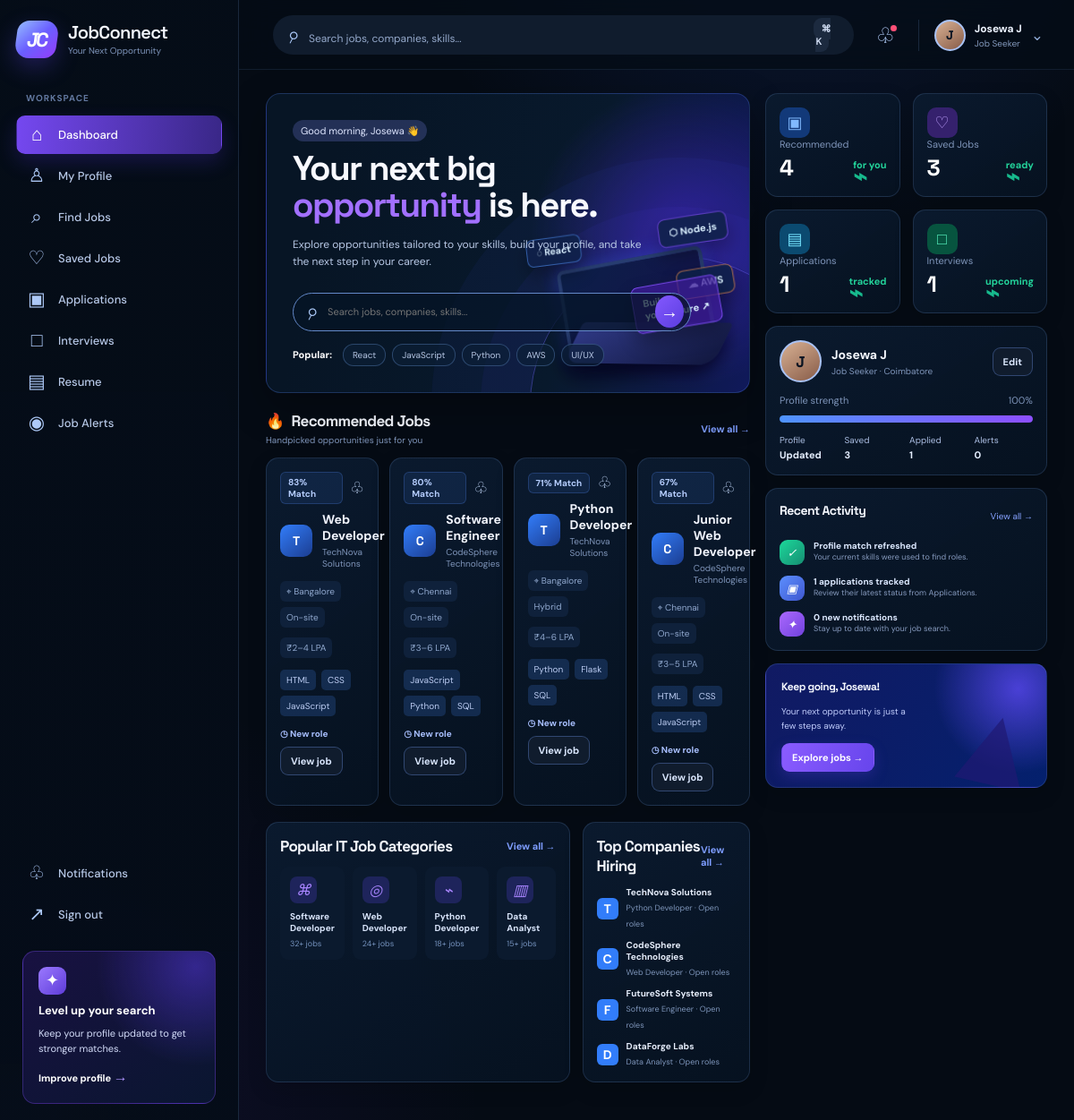
/dashboard (signed in), run on the app's committed database.
### tables this page shows
CREATE TABLE users (
            id INTEGER PRIMARY KEY AUTOINCREMENT,
            username TEXT UNIQUE NOT NULL,
            full_name TEXT NOT NULL,
            email TEXT UNIQUE NOT NULL,
            phone TEXT,
            password_hash TEXT NOT NULL,
            role TEXT NOT NULL,
            location TEXT,
            profile_image TEXT,
            created_at TEXT NOT NULL DEFAULT CURRENT_TIMESTAMP
        );

CREATE TABLE companies (
            id INTEGER PRIMARY KEY AUTOINCREMENT,
            recruiter_id INTEGER,
            company_name TEXT NOT NULL,
            logo TEXT,
            description TEXT,
            industry TEXT,
            location TEXT,
            website TEXT,
            employee_count INTEGER,
            created_at TEXT NOT NULL DEFAULT CURRENT_TIMESTAMP,
            FOREIGN KEY(recruiter_id) REFERENCES users(id)
        );

CREATE TABLE jobs (
            id INTEGER PRIMARY KEY AUTOINCREMENT,
            company_id INTEGER,
            recruiter_id INTEGER,
            title TEXT NOT NULL,
            description TEXT,
            responsibilities TEXT,
            required_skills TEXT,
            preferred_skills TEXT,
            location TEXT,
            salary_min INTEGER,
            salary_max INTEGER,
            employment_type TEXT,
            workplace_type TEXT,
            experience_level TEXT,
            education TEXT,
            deadline TEXT,
            status TEXT DEFAULT 'active',
            created_at TEXT NOT NULL DEFAULT CURRENT_TIMESTAMP,
            FOREIGN KEY(company_id) REFERENCES companies(id),
            FOREIGN KEY(recruiter_id) REFERENCES users(id)
        );

CREATE TABLE skills (
            id INTEGER PRIMARY KEY AUTOINCREMENT,
            name TEXT UNIQUE NOT NULL
        );

### backend/app.py (the view, shortened to what this page needs)
@app.route("/dashboard")
@login_required
def dashboard():
    user = get_current_user()
    if user["role"] == "job_seeker":
        profile_completion = compute_profile_completion(user["id"])
        recommended = get_skill_matches(user["id"])
        saved_jobs = query_jobs()
        saved_count = 0
        if user["id"]:
            conn = get_db_connection()
            saved_count = conn.execute("SELECT COUNT(*) FROM saved_jobs WHERE user_id = ?", (user["id"],)).fetchone()[0]
            app_count = conn.execute("SELECT COUNT(*) FROM applications WHERE user_id = ?", (user["id"],)).fetchone()[0]
            interview_count = conn.execute(
                "SELECT COUNT(*) FROM interviews i JOIN applications a ON a.id = i.application_id WHERE a.user_id = ?",
                (user["id"],),
            ).fetchone()[0]
            notification_count = conn.execute("SELECT COUNT(*) FROM notifications WHERE user_id = ? AND is_read = 0", (user["id"],)).fetchone()[0]
            conn.close()
        return render_template(
            "dashboard.html",
            user=user,
            profile_completion=profile_completion,
            recommended_jobs=recommended[:4],
            saved_jobs_count=saved_count,
            applications_count=app_count,
            upcoming_interviews_count=interview_count,
            unread_notifications_count=notification_count,
            resumes_count=0,
        )

### frontend/templates/dashboard.html (shortened to what this page needs)
{% extends 'base.html' %}
{% block content %}
<div class="dashboard-layout">
  <div class="dashboard-grid">
    <div class="dashboard-main">
      <section class="welcome-card">
        <span class="morning-pill">Good morning, {{ user.full_name.split(' ')[0] }} 👋</span>
        <h1>Your next big <span class="gradient-text">opportunity</span> is here.</h1>
        <p>Explore opportunities tailored to your skills, build your profile, and take the next step in your career.</p>
        <form class="dashboard-search" method="GET" action="{{ url_for('search_results') }}">
          <span class="search-icon">⌕</span><input name="q" placeholder="Search jobs, companies, skills..." /><button type="submit">→</button>
        </form>
        <div class="popular-searches"><b>Popular:</b><a href="{{ url_for('jobs', q='React') }}">React</a><a href="{{ url_for('jobs', q='JavaScript') }}">JavaScript</a><a href="{{ url_for('jobs', q='Python') }}">Python</a><a href="{{ url_for('jobs', q='AWS') }}">AWS</a><a href="{{ url_for('jobs', q='UI UX') }}">UI/UX</a></div>
        <div class="tech-scene" aria-hidden="true">
          <span class="floating-tech tech-react">◌ React</span><span class="floating-tech tech-node">⬡ Node.js</span><span class="floating-tech tech-aws">☁ AWS</span><span class="floating-tech future-tag">Build<br />your future ↗</span>
          <div class="tech-screen"></div><div class="tech-keyboard"></div>
        </div>
      </section>
      <section class="recommendations">
        <div class="section-title"><div><h2><span>🔥</span>Recommended Jobs</h2><p>Handpicked opportunities just for you</p></div><a href="{{ url_for('jobs') }}">View all →</a></div>
        <div class="cards-grid recommended-grid">
          {% for item in recommended_jobs %}
          {% set job = item.job %}
          <article class="job-card">
            <div class="topline"><span class="badge">{{ item.match }}% match</span><button class="bookmark" type="button" aria-label="Save {{ job.title }}">♧</button></div>
            <div class="company-row"><div class="company-badge">{{ job.company_name[:1]|upper }}</div><div><strong>{{ job.title }}</strong><div style="color: var(--muted); font-size: 10px; margin-top: 3px;">{{ job.company_name }}</div></div></div>
            <div class="job-meta"><span class="meta-pill">⌖ {{ job.location }}</span><span class="meta-pill">{{ job.workplace_type }}</span></div>
            <div class="job-meta"><span class="meta-pill">₹{{ job.salary_min }}–{{ job.salary_max }} LPA</span></div>
            <div class="skills-inline">{% for skill in (job.required_skills or '').split(',')[:3] %}<span class="skill-tag">{{ skill.strip() }}</span>{% endfor %}</div>
            <div class="card-actions"><span class="tag">◷ New role</span><a href="{{ url_for('job_detail', job_id=job.id) }}" class="btn btn-secondary btn-sm">View job</a></div>
          </article>
          {% else %}
          <div class="info-card">Add skills to your profile to receive personalised job recommendations.</div>
          {% endfor %}
        </div>
      </section>
      <section class="dashboard-lower">
        <div class="dashboard-panel category-panel">
          <div class="section-title"><h2>Popular IT Job Categories</h2><a href="{{ url_for('jobs') }}">View all →</a></div>
          <div class="category-grid">
            <a class="category-item" href="{{ url_for('jobs', q='Software Developer') }}"><i class="category-icon">⌘</i><b>Software Developer</b><span>32+ jobs</span></a>
            <a class="category-item" href="{{ url_for('jobs', q='Web Developer') }}"><i class="category-icon">◎</i><b>Web Developer</b><span>24+ jobs</span></a>
            <a class="category-item" href="{{ url_for('jobs', q='Python') }}"><i class="category-icon">⌁</i><b>Python Developer</b><span>18+ jobs</span></a>
            <a class="category-item" href="{{ url_for('jobs', q='Data') }}"><i class="category-icon">▥</i><b>Data Analyst</b><span>15+ jobs</span></a>
          </div>
        </div>
        <div class="dashboard-panel companies-panel">
          <div class="section-title"><h2>Top Companies Hiring</h2><a href="{{ url_for('jobs') }}">View all →</a></div>
          <div class="company-list">
            <div class="company-list-item"><i>T</i><div><b>TechNova Solutions</b><span>Python Developer · Open roles</span></div></div>
            <div class="company-list-item"><i>C</i><div><b>CodeSphere Technologies</b><span>Web Developer · Open roles</span></div></div>
            <div class="company-list-item"><i>F</i><div><b>FutureSoft Systems</b><span>Software Engineer · Open roles</span></div></div>
            <div class="company-list-item"><i>D</i><div><b>DataForge Labs</b><span>Data Analyst · Open roles</span></div></div>
          </div>
        </div>
      </section>
    </div>
    <aside class="dashboard-side">
      <div class="stat-grid-compact">
        <div class="stat-card stat-visual"><span class="stat-icon">▣</span><div class="label">Recommended</div><div class="value">{{ recommended_jobs|length }}</div><span class="trend">for you</span></div>
        <div class="stat-card stat-visual"><span class="stat-icon">♡</span><div class="label">Saved Jobs</div><div class="value">{{ saved_jobs_count }}</div><span class="trend">ready</span></div>
        <div class="stat-card stat-visual"><span class="stat-icon">▤</span><div class="label">Applications</div><div class="value">{{ applications_count }}</div><span class="trend">tracked</span></div>
        <div class="stat-card stat-visual"><span class="stat-icon">□</span><div class="label">Interviews</div><div class="value">{{ upcoming_interviews_count }}</div><span class="trend">upcoming</span></div>
      </div>
      <section class="dashboard-panel profile-snapshot">
        <div class="profile-top"><span class="avatar">{{ user.full_name[:1]|upper }}</span><div><b>{{ user.full_name }}</b><small>Job Seeker · {{ user.location }}</small></div><a class="btn btn-secondary btn-sm" href="{{ url_for('profile') }}">Edit</a></div>
        <div class="label"><span>Profile strength</span><span>{{ profile_completion }}%</span></div><div class="progress-track"><div class="progress-bar" style="width: {{ profile_completion }}%;"></div></div>
        <div class="profile-details"><span>Profile<b>Updated</b></span><span>Saved<b>{{ saved_jobs_count }}</b></span><span>Applied<b>{{ applications_count }}</b></span><span>Alerts<b>{{ unread_notifications_count }}</b></span></div>
      </section>
      <section class="dashboard-panel activity-card">
        <div class="activity-head"><h3>Recent Activity</h3><a href="{{ url_for('notifications_page') }}">View all →</a></div>
        <div class="activity-list"><div class="activity-item"><i class="activity-dot">✓</i><div><b>Profile match refreshed</b><span>Your current skills were used to find roles.</span></div></div><div class="activity-item"><i class="activity-dot">▣</i><div><b>{{ applications_count }} applications tracked</b><span>Review their latest status from Applications.</span></div></div><div class="activity-item"><i class="activity-dot">✦</i><div><b>{{ unread_notifications_count }} new notifications</b><span>Stay up to date with your job search.</span></div></div></div>
      </section>
      <section class="dashboard-panel keep-going"><h3>Keep going, {{ user.full_name.split(' ')[0] }}!</h3><p>Your next opportunity is just a few steps away.</p><a class="btn btn-primary btn-sm" href="{{ url_for('jobs') }}">Explore jobs →</a></section>
    </aside>
  </div>
</div>
{% endblock %}

### frontend/templates/base.html (shortened to what this page needs)
<!DOCTYPE html>
<html lang="en">
  <head>
    <link rel="stylesheet" href="{{ url_for('static', filename='css/style.css', v='8') }}" />
  </head>
  <body>
    {% set active = request.endpoint or '' %}
    <div class="page-shell {% if current_user %}signed-in{% else %}guest-shell{% endif %}">
      {% if current_user %}
      <aside class="sidebar" id="sidebar">
        <a class="brand-wrap" href="{{ url_for('dashboard') }}" aria-label="JobConnect dashboard">
          <span class="brand-mark">JC</span>
          <span><span class="brand-name">JobConnect</span><span class="brand-tag">Your Next Opportunity</span></span>
        </a>
        <nav class="sidebar-nav" aria-label="Main navigation">
          <p class="nav-label">Workspace</p>
          <a class="nav-link {% if active == 'dashboard' %}active{% endif %}" href="{{ url_for('dashboard') }}"><span class="nav-icon">⌂</span>Dashboard</a>
          {% if current_user.role == 'job_seeker' %}
          <a class="nav-link {% if active == 'profile' %}active{% endif %}" href="{{ url_for('profile') }}"><span class="nav-icon">♙</span>My Profile</a>
          <a class="nav-link {% if active == 'jobs' or active == 'search_results' or active == 'job_detail' %}active{% endif %}" href="{{ url_for('jobs') }}"><span class="nav-icon">⌕</span>Find Jobs</a>
          <a class="nav-link {% if active == 'saved_jobs' %}active{% endif %}" href="{{ url_for('saved_jobs') }}"><span class="nav-icon">♡</span>Saved Jobs</a>
          <a class="nav-link {% if active == 'applications_page' or active == 'application_detail' %}active{% endif %}" href="{{ url_for('applications_page') }}"><span class="nav-icon">▣</span>Applications</a>
          <a class="nav-link {% if active == 'interviews_page' or active == 'interview_detail' %}active{% endif %}" href="{{ url_for('interviews_page') }}"><span class="nav-icon">□</span>Interviews</a>
          <a class="nav-link {% if active == 'resume_management' %}active{% endif %}" href="{{ url_for('resume_management') }}"><span class="nav-icon">▤</span>Resume</a>
          <a class="nav-link {% if active == 'job_alerts' %}active{% endif %}" href="{{ url_for('job_alerts') }}"><span class="nav-icon">◉</span>Job Alerts</a>
          {% else %}
          <a class="nav-link {% if active == 'admin_users' %}active{% endif %}" href="{{ url_for('admin_users') }}"><span class="nav-icon">♙</span>Users</a>
          <a class="nav-link {% if active == 'admin_jobs' %}active{% endif %}" href="{{ url_for('admin_jobs') }}"><span class="nav-icon">▣</span>Job Listings</a>
          {% endif %}
        </nav>
        <div class="sidebar-bottom">
          <a class="nav-link {% if active == 'notifications_page' %}active{% endif %}" href="{{ url_for('notifications_page') }}"><span class="nav-icon">♧</span>Notifications</a>
          <a class="nav-link" href="{{ url_for('logout') }}"><span class="nav-icon">↗</span>Sign out</a>
          <div class="upgrade-card">
            <span class="upgrade-icon">✦</span><strong>Level up your search</strong>
            <span>Keep your profile updated to get stronger matches.</span>
            <a href="{{ url_for('profile') if current_user.role != 'admin' else url_for('dashboard') }}">Improve profile <b>→</b></a>
          </div>
        </div>
      </aside>
      <div class="workspace">
        <header class="topbar">
          <form method="GET" action="{{ url_for('search_results') }}" class="search-form">
            <span class="search-icon">⌕</span><input type="text" name="q" placeholder="Search jobs, companies, skills..." value="{{ request.args.get('q', '') }}" />
            <button type="submit" aria-label="Search">Search <kbd>⌘ K</kbd></button>
          </form>
          <div class="topbar-actions">
            <a href="{{ url_for('notifications_page') }}" class="round-action" aria-label="Notifications">♧</a>
            <a href="{{ url_for('profile') if current_user.role != 'admin' else url_for('dashboard') }}" class="user-menu"><span class="avatar">{{ current_user.full_name[:1]|upper }}</span><span class="user-menu-text"><b>{{ current_user.full_name }}</b><small>{{ current_user.role|replace('_', ' ')|title }}</small></span><span class="chevron">⌄</span></a>
          </div>
        </header>
      {% endif %}
      <main class="{% if current_user %}main-content{% else %}landing-main{% endif %}">{% block content %}{% endblock %}</main>
      {% if current_user %}</div>{% endif %}
    </div>
  </body>
</html>

### data on the page
users: full_name "J", full_name "Josewa J", role "Job Seeker", full_name "Josewa", location "Coimbatore"
companies: company_name "T" "T", company_name "TechNova Solutions" "TechNova Solutions"
jobs: title "Web Developer", location "Bangalore", workplace_type "On-site", salary_min "2", salary_max "4"
skills: strip "HTML"
skills: strip "CSS"
skills: strip "JavaScript"
companies: company_name "C" "C", company_name "CodeSphere Technologies" "CodeSphere Technologies"
jobs: title "Software Engineer", location "Chennai", workplace_type "On-site", salary_min "3", salary_max "6"
skills: strip "Python"
skills: strip "SQL"
jobs: title "Python Developer", location "Bangalore", workplace_type "Hybrid", salary_min "4", salary_max "6"
skills: strip "Flask"
jobs: title "Junior Web Developer", location "Chennai", workplace_type "On-site", salary_min "3", salary_max "5"

### other printed values
{{ item.match }} "83" "80" "71" "67"
{{ recommended_jobs|length }} "4"
{{ saved_jobs_count }} "3"
{{ applications_count }} "1"
{{ upcoming_interviews_count }} "1"
{{ profile_completion }} "100"
{{ unread_notifications_count }} "0"
